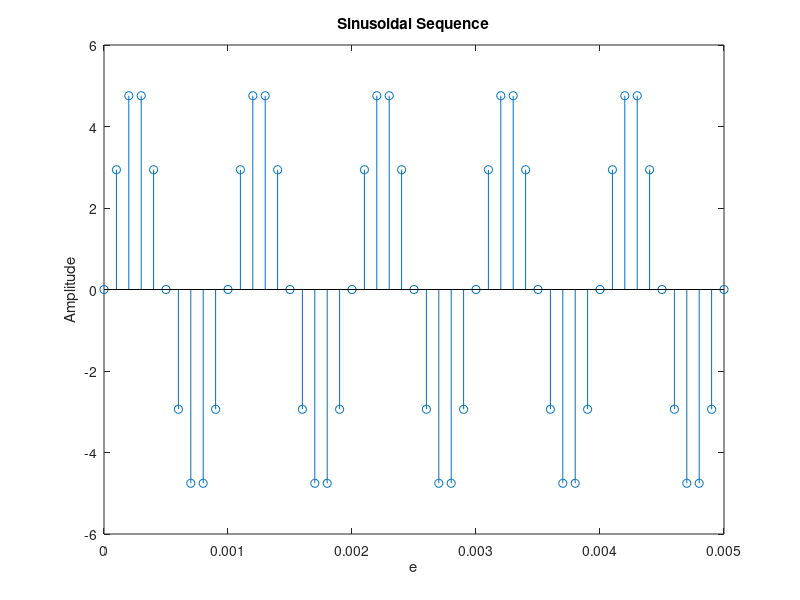

MATLAB code to generate this figure:
%Sinusoidal sequence:-   
t=0:0.0001:0.001*5;
y=5*sin(2*pi*1000*t);
subplot(1,1,1);
stem(t,y);
ylabel('Amplitude');
xlabel('e');
title('Sinusoidal Sequence');